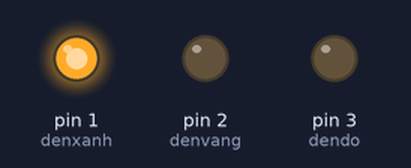
Simulated run of this sketch. Board: Arduino Uno, built with avr-gcc and run on an emulated ATmega328P. On the bench: output pins drawn as LEDs (lit = HIGH).

Above: at 10.0 s.
At 21.5 s:
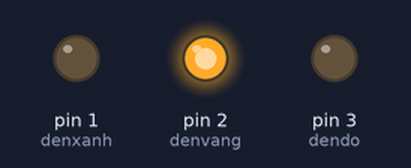
At 31.5 s:
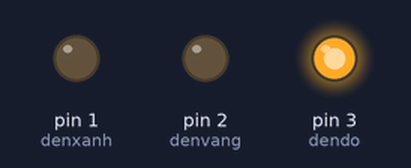
Timing chart, 0 to 52.0 s (numbered marks = the images above):
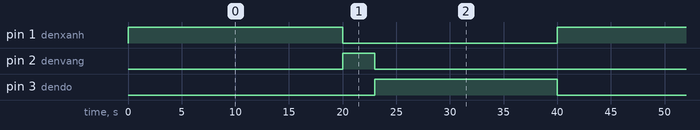

The sketch:

bai4.ino
```cpp
int denxanh = 1;
int denvang = 2;
int dendo = 3;
void setup()
    {
      pinMode(denxanh,OUTPUT);
      pinMode(denvang,OUTPUT);
      pinMode(dendo,OUTPUT);

    }

void loop()
    {
      digitalWrite(denxanh,HIGH);
      delay(20000);
      digitalWrite(denxanh,LOW);
      digitalWrite(denvang,HIGH);
      delay(3000);
      digitalWrite(denvang,LOW);
      digitalWrite(dendo,HIGH);
      delay(17000);
      digitalWrite(dendo,LOW);
    }
```

Measured:
- by itself, pin 1 (denxanh): alternates HIGH for 20.0 s and LOW for 20.0 s
- by itself, pin 2 (denvang): alternates HIGH for 3.0 s and LOW for 37.0 s
- by itself, pin 3 (dendo): alternates HIGH for 17.0 s and LOW for 23.0 s
